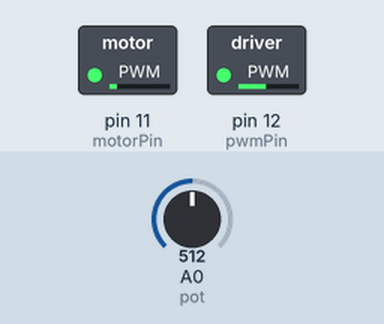
This sketch was run on a simulated Arduino Uno, built with avr-gcc and run on an emulated ATmega328P. Parts: switched loads named in the sketch (green lamp = pin HIGH). The inputs (shaded band) are chosen by the test bench; at power-on: A0 (pot) = 512.

Above: at 1.4 s.
1.5 s: A0 (pot) set to 306
At 1.8 s:
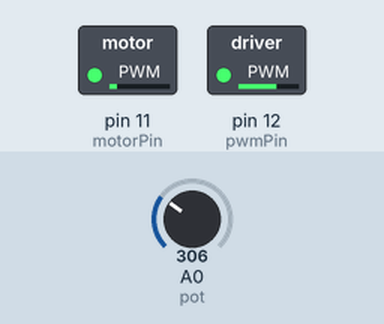
3.0 s: A0 (pot) set to 122
At 3.4 s:
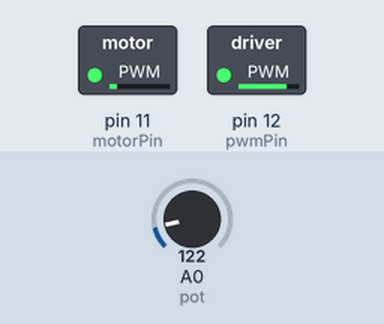
4.5 s: A0 (pot) set to 900
At 5.3 s:
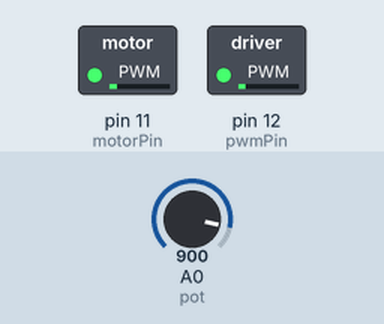
Timing chart, 0 to 7.5 s (numbered marks = the images above; inputs shaded):
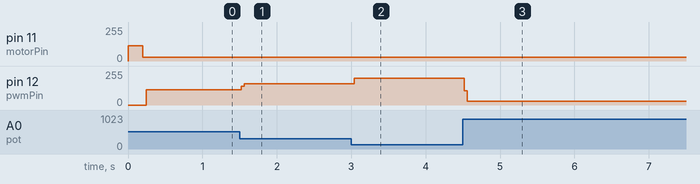

The sketch:

original_prot.ino
```cpp
int pwmPin = 12; // assigns pin 12 to variable pwm
int motorPin = 11; //assigns pin 11 to motor speed
int pot = A0; // assigns analog input A0 to variable pot
int c1 = 0;   // declares variable c1
int c2 = 0;   // declares variable c2
float motorSpeed;

void setup()  // setup loop
{
  pinMode(pwmPin, OUTPUT);
  pinMode(motorPin, OUTPUT);
  motorSpeed = 0.45;
  analogWrite(motorPin, 255 * motorSpeed);
  pinMode(pot, INPUT);
  delay(200);
}

void loop()
{
  motorSpeed = 0.12; // To change the motor's speed, change this number!
  analogWrite(motorPin, 255 * motorSpeed);

  c2= analogRead(pot);
  c1= 1024-c2; // subtracts c2 from 1000 and saves the result in c1

  digitalWrite(pwmPin, HIGH);
  delayMicroseconds(c1);
  digitalWrite(pwmPin, LOW);
  delayMicroseconds(c2);
}
```

Measured:
- after the input at 1.5 s, pin 12 (pwmPin): 115/255 → 161/255 at once
- after the input at 3.0 s, pin 12 (pwmPin): 161/255 → 202/255 at once
- after the input at 4.5 s, pin 12 (pwmPin): 202/255 → 28/255 at once
